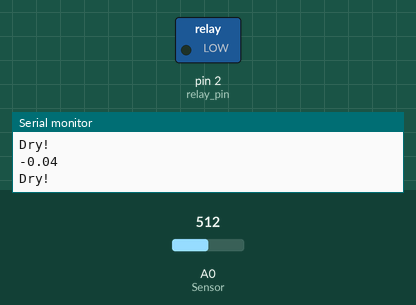
Bench run of a sketch on a simulated Arduino Uno, built with avr-gcc and run on an emulated ATmega328P. Shown: switched loads named in the sketch (green lamp = pin HIGH), the last lines printed to the serial monitor. The test bench sets the inputs (shaded band); at power-on: A0 (Sensor) = 512.

Above: at 1.2 s.
1.3 s: A0 (Sensor) set to 395
2.8 s: A0 (Sensor) set to 370
At 4.0 s:
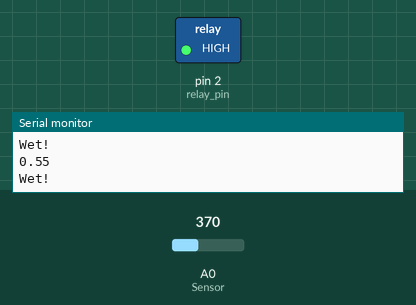
4.3 s: A0 (Sensor) set to 511
At 5.5 s:
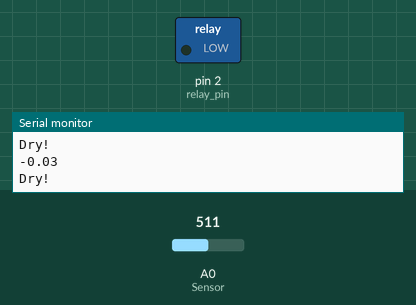
5.8 s: A0 (Sensor) set to 306
At 7.0 s:
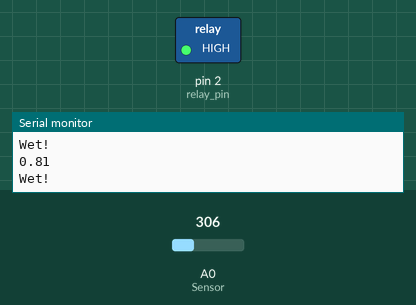
Timing chart, 0 to 8.3 s (numbered marks = the images above; inputs shaded):
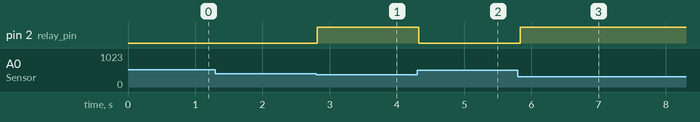

Measured:
- the behaviour switches between 382 and 381 on A0 (Sensor) (found by bisection; images 0 and 1)
- after the input at 2.8 s, pin 2 (relay_pin): LOW → HIGH at once
- after the input at 4.3 s, pin 2 (relay_pin): HIGH → LOW at once
- after the input at 5.8 s, pin 2 (relay_pin): LOW → HIGH at once

The sketch:

autowater.ino
```cpp
const int dry_value = 503;
const int wet_value = 260;
int interval = (dry_value - wet_value)/3;
int soil_moisture = 0;
float relative_humidity = 0;

const float trigger_level = 0.5; // percentage

const int relay_pin = 2;

void setup() {
  pinMode(relay_pin, OUTPUT);
  digitalWrite(relay_pin, HIGH);

  Serial.begin(9600); // open serial port, set the baud rate to 9600 bps
}

bool is_dry(float humidity){
  if (humidity < trigger_level){
    return true;
  } else {
    return false;
  }
}

bool is_wet(float humidity){
  if (humidity >= trigger_level){
    return true;
  } else {
    return false;
  }
}

void loop() {

  soil_moisture = analogRead(A0);  //put Sensor insert into soil

  relative_humidity = 1.0 - (float(soil_moisture-wet_value) / float(dry_value-wet_value));
  Serial.println(relative_humidity);

  if(is_dry(relative_humidity)){
    Serial.println("Dry!");
    digitalWrite(relay_pin, LOW);
  }

  else if (is_wet(relative_humidity)){
    Serial.println("Wet!");
    digitalWrite(relay_pin, HIGH);

  }

  delay(100);
}
```
